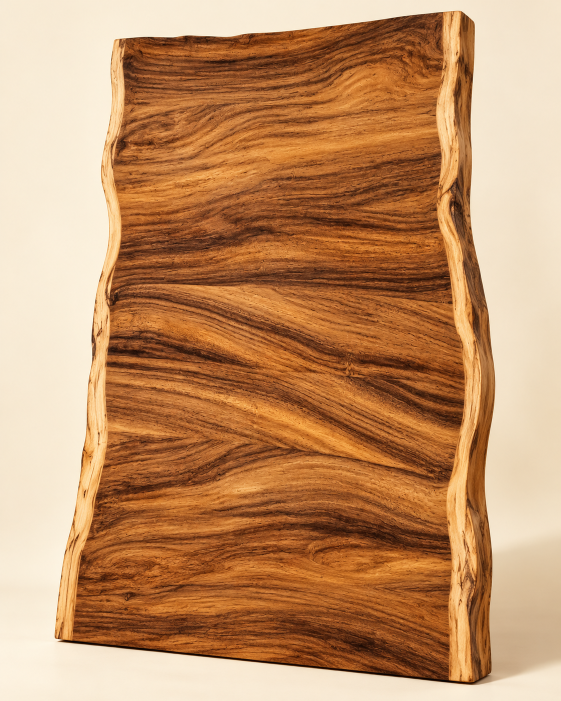
#> input picture contenido/carruseles-oct-2026/maderas-finas/bases/01-parota-portada.png, 1122 x 1402 px (shown at 1/2 size)
$ python -i carousel_png.py   (imports and definitions only)
#> lines starting #> are read from the running program, lines starting #| are printed output that depends on the picture
"""Carrusel PNG conforme a BRIEF.md y ../_comun/BRIEF_MARCA.md."""

from functools import lru_cache

from PIL import Image, ImageDraw, ImageFilter, ImageFont, ImageOps

from .brand import COMMON, PNG_COLORS, ROOT
from .logo import paste_logo

# [3 lines that did not run here, left out]
W, H = 1080, 1350
# [1 line that did not run here, left out]
TEXT_BOXES = []


# [82 lines left out: functions font, label, pill, arrow, icon, not called in this run]


def services(im):
    y = 1170
    draw = ImageDraw.Draw(im)
    draw.line((0, y, W, y), fill=SAGE, width=2)
    draw.rectangle((298, y, W, H), fill=GREEN)
    label(im, "SERVICIOS", (74, y + 59), 27, GREEN, 800)
    label(im, "COMPLEMENTO", (74, y + 94), 21, GREEN, 650)
    for x, kind, words in [
        (329, "cut", ("CORTE A", "MEDIDA")),
        (558, "edge", ("ENCHAPADO",)),
        (793, "truck", ("ENVÍO A", "DOMICILIO")),
    ]:
        icon(draw, kind, x + 76, y + 13)
        for i, word in enumerate(words):
            label(im, word, (x + 102, y + 66 + 25 * i), 21, CREAM, 700, "mt")
    for x in [544, 778]:
        draw.line((x, y + 32, x, y + 116), fill=CREAM, width=1)


def save(im, number):
    assert im.size == (W, H)
    im.convert("RGB").save(SLIDES / f"{number:02d}.png", optimize=True)


# [115 lines left out: functions cover, interior, closing, main, not called in this run]

>>> import cv2
>>> picture = cv2.imread('../bases/01-parota-portada.png', cv2.IMREAD_GRAYSCALE)
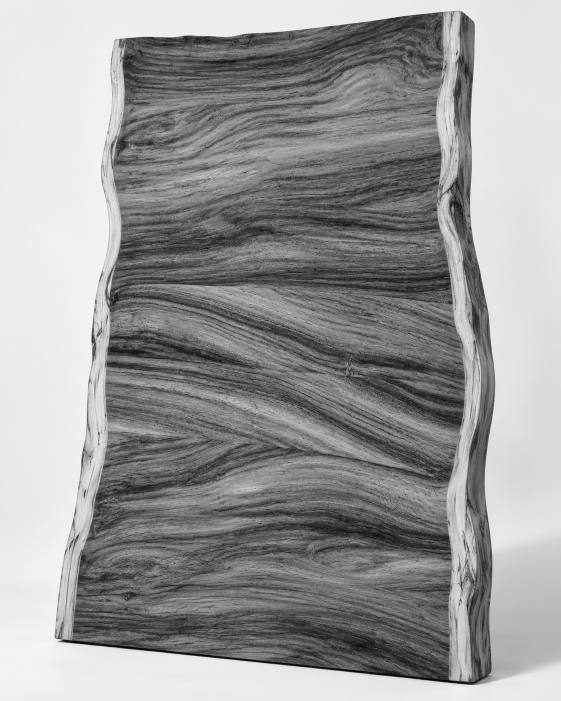
#> picture: shape (1402, 1122) (shown at 1/2 size); min 0, max 254, mean 153.7
#> (the run stopped early here; a loop or call above may not have finished)
